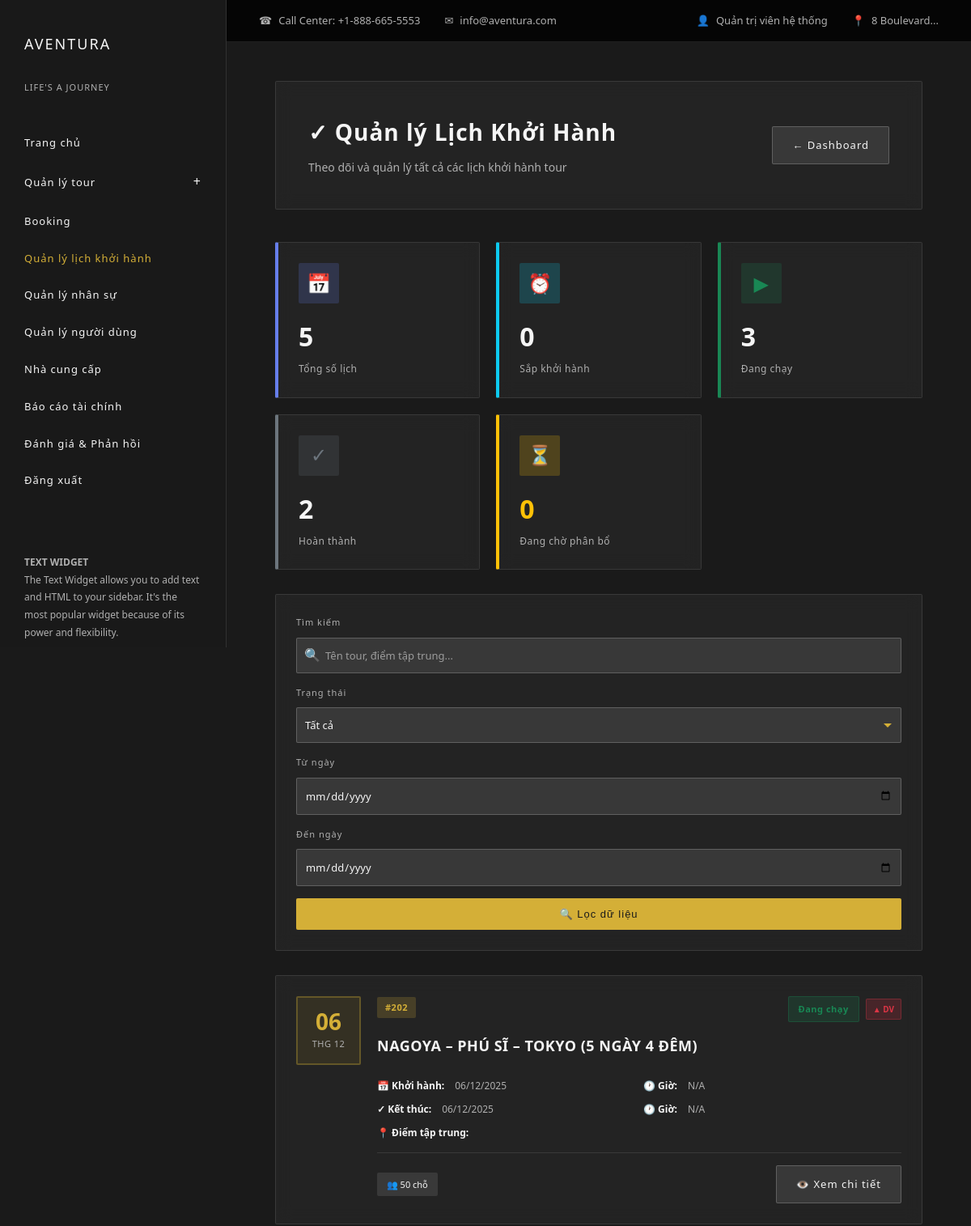
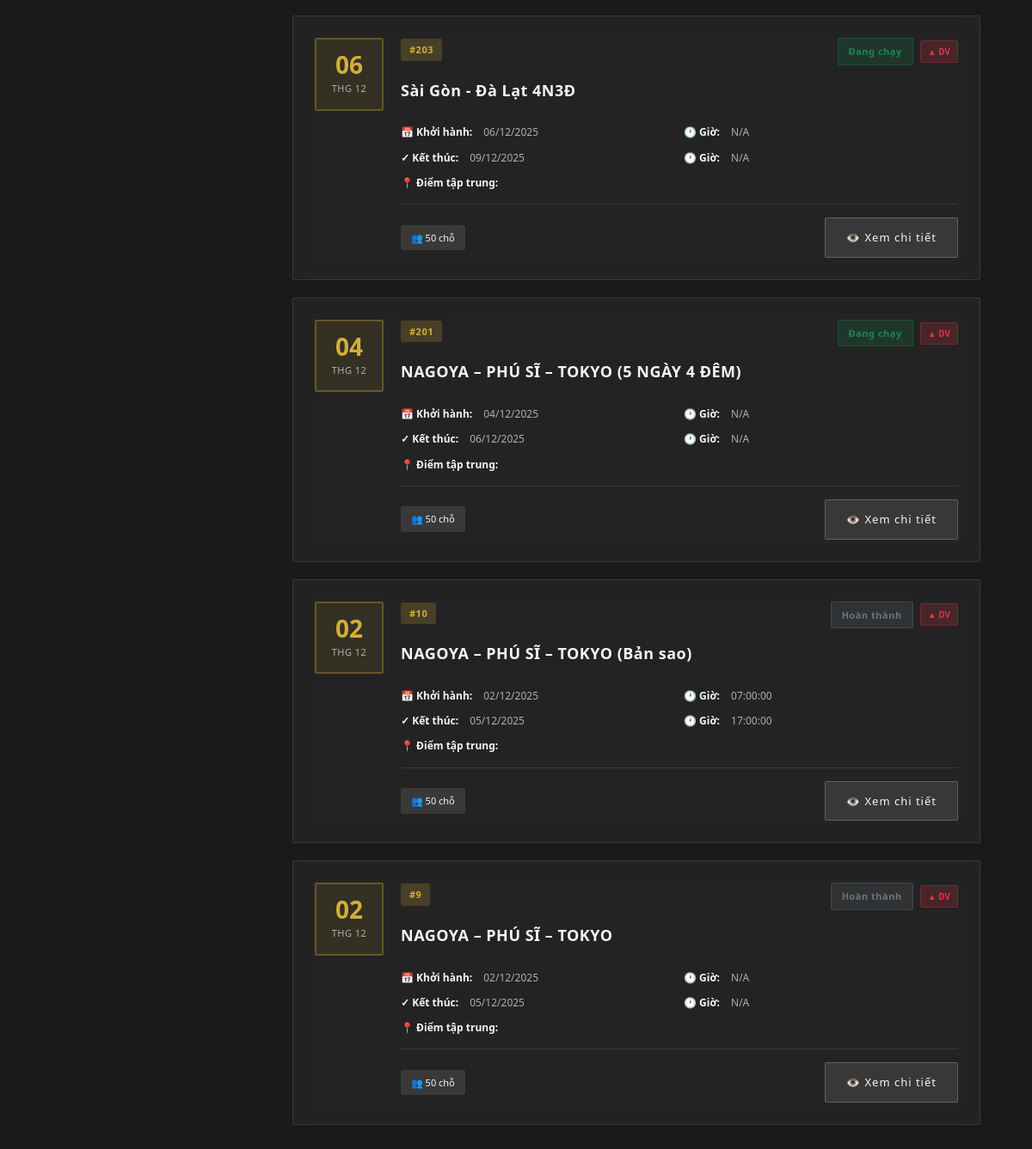
The app's page /index.php?act=lichKhoiHanh/index (signed in) with its own data (2 pictures, top to bottom).
### tables this page shows
CREATE TABLE `lich_khoi_hanh` (
  `id` int(11) NOT NULL,
  `tour_id` int(11) DEFAULT NULL,
  `ngay_khoi_hanh` date DEFAULT NULL,
  `gio_xuat_phat` time DEFAULT NULL,
  `ngay_ket_thuc` date DEFAULT NULL,
  `gio_ket_thuc` time DEFAULT NULL,
  `diem_tap_trung` varchar(255) DEFAULT NULL,
  `so_cho` int(11) DEFAULT 50,
  `hdv_id` int(11) DEFAULT NULL,
  `trang_thai` enum('SapKhoiHanh','DangChay','HoanThanh') DEFAULT NULL,
  `ghi_chu` text DEFAULT NULL
);

CREATE TABLE `tour` (
  `tour_id` int(11) NOT NULL,
  `ten_tour` varchar(255) DEFAULT NULL,
  `loai_tour` enum('TrongNuoc','QuocTe','TheoYeuCau') DEFAULT NULL,
  `mo_ta` text DEFAULT NULL,
  `gia_co_ban` decimal(15,2) DEFAULT NULL,
  `chinh_sach` text DEFAULT NULL,
  `id_nha_cung_cap` int(11) DEFAULT NULL,
  `tao_boi` int(11) DEFAULT NULL,
  `trang_thai` enum('HoatDong','TamDung','HetHan') DEFAULT 'HoatDong',
  `qr_code_path` varchar(255) DEFAULT NULL COMMENT 'Đường dẫn file QR code'
);

### controllers/LichKhoiHanhController.php (called while the page is built, shortened)
<?php
require_once 'models/LichKhoiHanh.php';
class LichKhoiHanhController {
    private $lichKhoiHanhModel;
    public function __construct() {
        $this->lichKhoiHanhModel = new LichKhoiHanh();
    }
    public function index() {
        $this->lichKhoiHanhModel->autoUpdateTrangThai();
        $lichKhoiHanhList = $this->lichKhoiHanhModel->getAll();
        $filters = [];
        $lichKhoiHanhList = array_values($lichKhoiHanhList);
        require 'views/admin/quan_ly_lich_khoi_hanh.php';
    }
}

### commons/env.php (called while the page is built, shortened)
<?php
function getPDOConnection() {
    try {
        $conn = new PDO(
            "mysql:host=" . DB_HOST . ";port=" . DB_PORT . ";dbname=" . DB_NAME . ";charset=utf8mb4",
            DB_USERNAME,
            DB_PASSWORD,
            [
                PDO::ATTR_ERRMODE => PDO::ERRMODE_EXCEPTION,
                PDO::ATTR_DEFAULT_FETCH_MODE => PDO::FETCH_ASSOC,
                PDO::ATTR_EMULATE_PREPARES => false
            ]
        );
        $conn->exec("SET time_zone = '+07:00'");
        return $conn;
    } catch (PDOException $e) {
        die("Kết nối thất bại: " . $e->getMessage());
    }
}

### commons/function.php (called while the page is built, shortened)
<?php
function connectDB() {
    return getPDOConnection();
}

### models/LichKhoiHanh.php (called while the page is built, shortened)
<?php
class LichKhoiHanh
{
    public $conn;
    public function __construct()
    {
        $this->conn = connectDB();
    }
    public function getAll() {
        $sql = "SELECT
                    lk.*,
                    t.ten_tour,
                    t.loai_tour,
                    COUNT(DISTINCT pbn.id) AS so_nhan_su
                FROM lich_khoi_hanh lk
                LEFT JOIN tour t ON lk.tour_id = t.tour_id
                LEFT JOIN phan_bo_nhan_su pbn ON pbn.lich_khoi_hanh_id = lk.id
                GROUP BY lk.id
                ORDER BY lk.ngay_khoi_hanh DESC, lk.gio_xuat_phat DESC";
        $stmt = $this->conn->prepare($sql);
        $stmt->execute();
        return $stmt->fetchAll();
    }
}

### views/admin/quan_ly_lich_khoi_hanh.php (the view, shortened to what this page needs)
<div class="page-header-section">
    <div style="display: flex; justify-content: space-between; align-items: center;">
        <div>
            <h1>✓ Quản lý Lịch Khởi Hành</h1>
            <p>Theo dõi và quản lý tất cả các lịch khởi hành tour</p>
        </div>
        <a href="index.php?act=admin/dashboard" class="btn btn-secondary">
            ← Dashboard
        </a>
    </div>
</div>
<?php if (isset($lichKhoiHanhList) && !empty($lichKhoiHanhList)): ?>
    <?php
    $totalSchedules = count($lichKhoiHanhList);
    $upcomingSchedules = count(array_filter($lichKhoiHanhList, fn($l) => $l['trang_thai'] === 'SapKhoiHanh' && ($l['so_nhan_su'] ?? 0) > 0));
    $ongoingSchedules = count(array_filter($lichKhoiHanhList, fn($l) => $l['trang_thai'] === 'DangChay'));
    $completedSchedules = count(array_filter($lichKhoiHanhList, fn($l) => $l['trang_thai'] === 'HoanThanh'));
    $choPhanBo = count(array_filter($lichKhoiHanhList, fn($l) => ($l['so_nhan_su'] ?? 0) == 0));
    ?>
    <div class="stats-grid">
        <div class="stat-card border-primary">
            <div class="stat-icon bg-primary">📅</div>
            <div class="stat-value"><?php echo $totalSchedules; ?></div>
            <div class="stat-label">Tổng số lịch</div>
        </div>
        <div class="stat-card border-info">
            <div class="stat-icon bg-info">⏰</div>
            <div class="stat-value"><?php echo $upcomingSchedules; ?></div>
            <div class="stat-label">Sắp khởi hành</div>
        </div>
        <div class="stat-card border-success">
            <div class="stat-icon bg-success">▶</div>
            <div class="stat-value"><?php echo $ongoingSchedules; ?></div>
            <div class="stat-label">Đang chạy</div>
        </div>
        <div class="stat-card border-secondary">
            <div class="stat-icon bg-secondary">✓</div>
            <div class="stat-value"><?php echo $completedSchedules; ?></div>
            <div class="stat-label">Hoàn thành</div>
        </div>
        <div class="stat-card border-warning">
            <div class="stat-icon bg-warning">⏳</div>
            <div class="stat-value" style="color: #ffc107;"><?php echo $choPhanBo; ?></div>
            <div class="stat-label">Đang chờ phân bổ</div>
        </div>
    </div>
<?php endif; ?>
<div class="filter-section">
    <form method="get" action="index.php">
        <div class="filter-row">
            <div class="form-group">
                <label>Tìm kiếm</label>
                <div style="position: relative;">
                    <input type="text" name="search" class="form-group input"
                           placeholder="Tên tour, điểm tập trung..."
                           value="<?php echo htmlspecialchars($filters['search'] ?? ''); ?>"
                           style="padding-left: 35px;">
                    <span style="position: absolute; left: 10px; top: 50%; transform: translateY(-50%); color: var(--text-muted);">🔍</span>
                </div>
            </div>
            <div class="form-group">
                <label>Trạng thái</label>
                <select name="trang_thai" class="form-group select">
                    <option value="">Tất cả</option>
                </select>
            </div>
            <div class="form-group">
                <label>Từ ngày</label>
                <input type="date" name="tu_ngay" class="form-group input" value="<?php echo htmlspecialchars($filters['tu_ngay'] ?? ''); ?>">
            </div>
            <div class="form-group">
                <label>Đến ngày</label>
                <input type="date" name="den_ngay" class="form-group input" value="<?php echo htmlspecialchars($filters['den_ngay'] ?? ''); ?>">
            </div>
            <div class="form-group">
                <button type="submit" class="btn btn-primary" style="width: 100%;">
                    🔍 Lọc dữ liệu
                </button>
            </div>
        </div>
    </form>
</div>
<?php if (isset($lichKhoiHanhList) && !empty($lichKhoiHanhList)): ?>
    <div class="schedule-grid">
        <?php foreach ($lichKhoiHanhList as $lich): ?>
            <div class="schedule-card">
                <div class="date-badge">
                    <div class="date-day">
                        <?php echo $lich['ngay_khoi_hanh'] ? date('d', strtotime($lich['ngay_khoi_hanh'])) : '--'; ?>
                    </div>
                    <div class="date-month">
                        <?php
                        if ($lich['ngay_khoi_hanh']) {
                            $months = ['', 'THG 1', 'THG 2', 'THG 3', 'THG 4', 'THG 5', 'THG 6',
                                      'THG 7', 'THG 8', 'THG 9', 'THG 10', 'THG 11', 'THG 12'];
                            echo $months[(int)date('n', strtotime($lich['ngay_khoi_hanh']))];
                        } else {
                            echo 'N/A';
                        }
                        ?>
                    </div>
                </div>
                <div style="flex: 1;">
                    <div style="display: flex; justify-content: space-between; align-items: start; margin-bottom: 15px;">
                        <div>
                            <span class="tour-badge">#<?php echo $lich['id']; ?></span>
                            <h5 class="tour-title"><?php echo htmlspecialchars($lich['ten_tour'] ?? 'N/A'); ?></h5>
                        </div>
                        <div style="display: flex; align-items: center; gap: 8px; flex-wrap: wrap;">
                            <span class="status-badge <?php
                                if (($lich['so_nhan_su'] ?? 0) == 0) {
                                    echo 'status-ChoPhanBo';
                                } else {
                                    echo 'status-' . htmlspecialchars($lich['trang_thai']);
                                }
                            ?>">
                                <?php
                                if (($lich['so_nhan_su'] ?? 0) == 0) {
                                    echo 'Đang chờ phân bổ';
                                } else {
                                    $statusLabels = [
                                        'SapKhoiHanh' => 'Sắp khởi hành',
                                        'DangChay' => 'Đang chạy',
                                        'HoanThanh' => 'Hoàn thành'
                                    ];
                                    echo $statusLabels[$lich['trang_thai']] ?? $lich['trang_thai'];
                                }
                                ?>
                            </span>
                            <?php
                            $coCanhBao = false;
                            $loaiCanhBao = [];
                            if (($lich['so_dich_vu'] ?? 0) == 0) {
                                $coCanhBao = true;
                                $loaiCanhBao[] = 'DV';
                            }
                            $canhBaoGanNgay = false;
                            if ($coCanhBao || $canhBaoGanNgay):
                            ?>
                                <span class="warning-badge" title="<?php
                                    $messages = [];
                                    if (in_array('DV', $loaiCanhBao)) {
                                        $messages[] = 'Thiếu dịch vụ';
                                    }
                                    echo implode(', ', $messages);
                                ?>">
                                    ▲
                                    <?php
                                    if (count($loaiCanhBao) > 0) {
                                        echo implode(' + ', $loaiCanhBao);
                                    }
                                    ?>
                                </span>
                            <?php endif; ?>
                        </div>
                    </div>
                    <div class="tour-info-grid">
                        <div class="tour-info-item">
                            <strong>📅 Khởi hành:</strong>
                            <?php echo $lich['ngay_khoi_hanh'] ? date('d/m/Y', strtotime($lich['ngay_khoi_hanh'])) : 'N/A'; ?>
                        </div>
                        <div class="tour-info-item">
                            <strong>🕐 Giờ:</strong>
                            <?php echo $lich['gio_xuat_phat'] ?? 'N/A'; ?>
                        </div>
                        <div class="tour-info-item">
                            <strong>✓ Kết thúc:</strong>
                            <?php echo $lich['ngay_ket_thuc'] ? date('d/m/Y', strtotime($lich['ngay_ket_thuc'])) : 'N/A'; ?>
                        </div>
                        <div class="tour-info-item">
                            <strong>🕐 Giờ:</strong>
                            <?php echo $lich['gio_ket_thuc'] ?? 'N/A'; ?>
                        </div>
                        <div class="tour-info-item" style="grid-column: 1 / -1;">
                            <strong>📍 Điểm tập trung:</strong>
                        </div>
                    </div>
                    <div style="display: flex; justify-content: space-between; align-items: center; margin-top: 15px; padding-top: 15px; border-top: 1px solid rgba(255, 255, 255, 0.1);">
                        <span class="badge" style="background: rgba(255, 255, 255, 0.1); color: var(--text-light); padding: 6px 12px; border-radius: 2px; font-size: 11px;">
                            👥 <?php echo $lich['so_cho'] ?? 50; ?> chỗ
                        </span>
                        <a href="index.php?act=lichKhoiHanh/chiTiet&id=<?php echo $lich['id']; ?>"
                           class="btn btn-secondary btn-sm">
                            👁️ Xem chi tiết
                        </a>
                    </div>
                </div>
            </div>
        <?php endforeach; ?>
    </div>
<?php endif; ?>
<?php
require __DIR__ . '/../layouts/aventura.php';
?>

### public/css/aventura.css (style rules this page uses)
* { margin: 0; padding: 0; box-sizing: border-box; }
:root { --primary-dark: #1a1a1a; --secondary-dark: #2d2d2d; --accent-gold: #d4af37; --text-light: #f5f5f5; --text-muted: #b0b0b0; }
body { font-family: "Segoe UI", Tahoma, Geneva, Verdana, sans-serif; background: var(--primary-dark); color: var(--text-light); line-height: 1.6; }
.form-group { display: flex; flex-direction: column; }
.form-group label { font-size: 11px; letter-spacing: 1px; color: var(--text-muted); margin-bottom: 10px; }
.form-group input, .form-group select { background: rgba(255, 255, 255, 0.1); border: 1px solid rgba(255, 255, 255, 0.2); color: var(--text-light); padding: 12px 10px; font-size: 13px; border-radius: 2px; transition: all 0.3s; }
.form-group input::placeholder { color: rgba(255, 255, 255, 0.5); }
.form-group select { cursor: pointer; }
.form-group .input, .form-group .select { background: rgba(255, 255, 255, 0.1); border: 1px solid rgba(255, 255, 255, 0.2); color: var(--text-light); padding: 12px 10px; font-size: 13px; border-radius: 2px; transition: all 0.3s; width: 100%; font-family: inherit; }
.form-group .input::placeholder { color: rgba(255, 255, 255, 0.5); }
.form-group .select { cursor: pointer; appearance: none; background-repeat: no-repeat; background-position: right 10px center; padding-right: 30px; }
.btn { padding: 12px 24px; border: none; border-radius: 2px; font-size: 13px; letter-spacing: 1px; cursor: pointer; transition: all 0.3s; text-decoration: none; display: inline-block; }
.btn-primary { background: var(--accent-gold); color: var(--primary-dark); }
.btn-secondary { background: rgba(255, 255, 255, 0.1); color: var(--text-light); border: 1px solid rgba(255, 255, 255, 0.2); }

### records on screen
lich_khoi_hanh: ngay_khoi_hanh "06", ngay_khoi_hanh "THG 12", id "202", tour.ten_tour "NAGOYA – PHÚ SĨ – TOKYO (5 NGÀY 4 ĐÊM)", trang_thai "Đang chạy", loaiCanhBao "DV", ngay_khoi_hanh "06/12/2025", gio_xuat_phat "N/A", ngay_ket_thuc "06/12/2025", gio_ket_thuc "N/A", so_cho "50"
lich_khoi_hanh: ngay_khoi_hanh "06", ngay_khoi_hanh "THG 12", id "203", tour.ten_tour "Sài Gòn - Đà Lạt 4N3Đ", trang_thai "Đang chạy", loaiCanhBao "DV", ngay_khoi_hanh "06/12/2025", gio_xuat_phat "N/A", ngay_ket_thuc "09/12/2025", gio_ket_thuc "N/A", so_cho "50"
lich_khoi_hanh: ngay_khoi_hanh "04", ngay_khoi_hanh "THG 12", id "201", tour.ten_tour "NAGOYA – PHÚ SĨ – TOKYO (5 NGÀY 4 ĐÊM)", trang_thai "Đang chạy", loaiCanhBao "DV", ngay_khoi_hanh "04/12/2025", gio_xuat_phat "N/A", ngay_ket_thuc "06/12/2025", gio_ket_thuc "N/A", so_cho "50"
lich_khoi_hanh: ngay_khoi_hanh "02", ngay_khoi_hanh "THG 12", id "10", tour.ten_tour "NAGOYA – PHÚ SĨ – TOKYO (Bản sao)", trang_thai "Hoàn thành", loaiCanhBao "DV", ngay_khoi_hanh "02/12/2025", gio_xuat_phat "07:00:00", ngay_ket_thuc "05/12/2025", gio_ket_thuc "17:00:00", so_cho "50"
lich_khoi_hanh: ngay_khoi_hanh "02", ngay_khoi_hanh "THG 12", id "9", tour.ten_tour "NAGOYA – PHÚ SĨ – TOKYO", trang_thai "Hoàn thành", loaiCanhBao "DV", ngay_khoi_hanh "02/12/2025", gio_xuat_phat "N/A", ngay_ket_thuc "05/12/2025", gio_ket_thuc "N/A", so_cho "50"

### other values on screen
$_SESSION['user_name'] "Quản trị viên hệ thống"
$totalSchedules "5"
$upcomingSchedules "0"
$ongoingSchedules "3"
$completedSchedules "2"
$choPhanBo "0"
